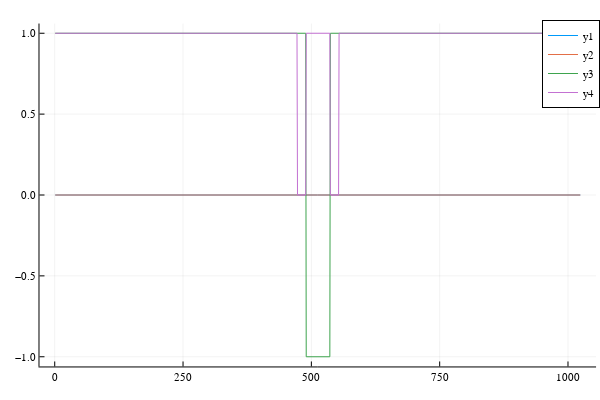

Here is the notebook cell this chart was saved with:
### Code cell
plot(Mxd)
plot!(Myd)
plot!(Mzd)
plot!(w)

### Figure 1 — Plotly figure (JSON) as saved in the notebook; plotly's stock layout.template omitted (floating-point values rounded to 4 significant figures; data arrays with more than 128 entries replaced by an {"elided": "..."} marker saying what was removed)
{"data": [{"colorbar": {"title": ""}, "legendgroup": "y1", "line": {"color": "rgba(0, 154, 250, 1.000)", "dash": "solid", "shape": "linear", "width": 1}, "mode": "lines", "name": "y1", "showlegend": true, "type": "scatter", "x": {"elided": "1024 int values"}, "xaxis": "x", "y": {"elided": "1024 int values"}, "yaxis": "y", "zmax": null, "zmin": null}, {"colorbar": {"title": ""}, "legendgroup": "y2", "line": {"color": "rgba(227, 111, 71, 1.000)", "dash": "solid", "shape": "linear", "width": 1}, "mode": "lines", "name": "y2", "showlegend": true, "type": "scatter", "x": {"elided": "1024 int values"}, "xaxis": "x", "y": {"elided": "1024 int values"}, "yaxis": "y", "zmax": null, "zmin": null}, {"colorbar": {"title": ""}, "legendgroup": "y3", "line": {"color": "rgba(62, 164, 78, 1.000)", "dash": "solid", "shape": "linear", "width": 1}, "mode": "lines", "name": "y3", "showlegend": true, "type": "scatter", "x": {"elided": "1024 int values"}, "xaxis": "x", "y": {"elided": "1024 int values"}, "yaxis": "y", "zmax": null, "zmin": null}, {"colorbar": {"title": ""}, "legendgroup": "y4", "line": {"color": "rgba(195, 113, 210, 1.000)", "dash": "solid", "shape": "linear", "width": 1}, "mode": "lines", "name": "y4", "showlegend": true, "type": "scatter", "x": {"elided": "1024 int values"}, "xaxis": "x", "y": {"elided": "1024 int values"}, "yaxis": "y", "zmax": null, "zmin": null}], "layout": {"annotations": [], "height": 400, "legend": {"bgcolor": "rgba(255, 255, 255, 1.000)", "bordercolor": "rgba(0, 0, 0, 1.000)", "borderwidth": 1, "font": {"color": "rgba(0, 0, 0, 1.000)", "family": "sans-serif", "size": 11}, "title": {"font": {"color": "rgba(0, 0, 0, 1.000)", "family": "sans-serif", "size": 15}, "text": ""}, "tracegroupgap": 0, "traceorder": "normal", "x": 1, "xanchor": "auto", "y": 1, "yanchor": "auto"}, "margin": {"b": 20, "l": 0, "r": 0, "t": 20}, "paper_bgcolor": "rgba(255, 255, 255, 1.000)", "plot_bgcolor": "rgba(255, 255, 255, 1.000)", "showlegend": true, "width": 600, "xaxis": {"anchor": "y", "domain": [0.06582, 0.9934], "gridcolor": "rgba(0, 0, 0, 0.100)", "gridwidth": 0.5, "linecolor": "rgba(0, 0, 0, 1.000)", "mirror": false, "range": [-29.69, 1055.0], "showgrid": true, "showline": true, "showticklabels": true, "tickangle": 0, "tickcolor": "rgb(0, 0, 0)", "tickfont": {"color": "rgba(0, 0, 0, 1.000)", "family": "sans-serif", "size": 11}, "tickmode": "array", "ticks": "inside", "ticktext": ["0", "250", "500", "750", "1000"], "tickvals": [0, 250, 500, 750, 1000], "title": "", "titlefont": {"color": "rgba(0, 0, 0, 1.000)", "family": "sans-serif", "size": 15}, "type": "-", "visible": true, "zeroline": false, "zerolinecolor": "rgba(0, 0, 0, 1.000)"}, "yaxis": {"anchor": "x", "domain": [0.03762, 0.9902], "gridcolor": "rgba(0, 0, 0, 0.100)", "gridwidth": 0.5, "linecolor": "rgba(0, 0, 0, 1.000)", "mirror": false, "range": [-1.06, 1.06], "showgrid": true, "showline": true, "showticklabels": true, "tickangle": 0, "tickcolor": "rgb(0, 0, 0)", "tickfont": {"color": "rgba(0, 0, 0, 1.000)", "family": "sans-serif", "size": 11}, "tickmode": "array", "ticks": "inside", "ticktext": ["−1.0", "−0.5", "0.0", "0.5", "1.0"], "tickvals": [-1, -0.5, 0, 0.5, 1], "title": "", "titlefont": {"color": "rgba(0, 0, 0, 1.000)", "family": "sans-serif", "size": 15}, "type": "-", "visible": true, "zeroline": false, "zerolinecolor": "rgba(0, 0, 0, 1.000)"}}}
